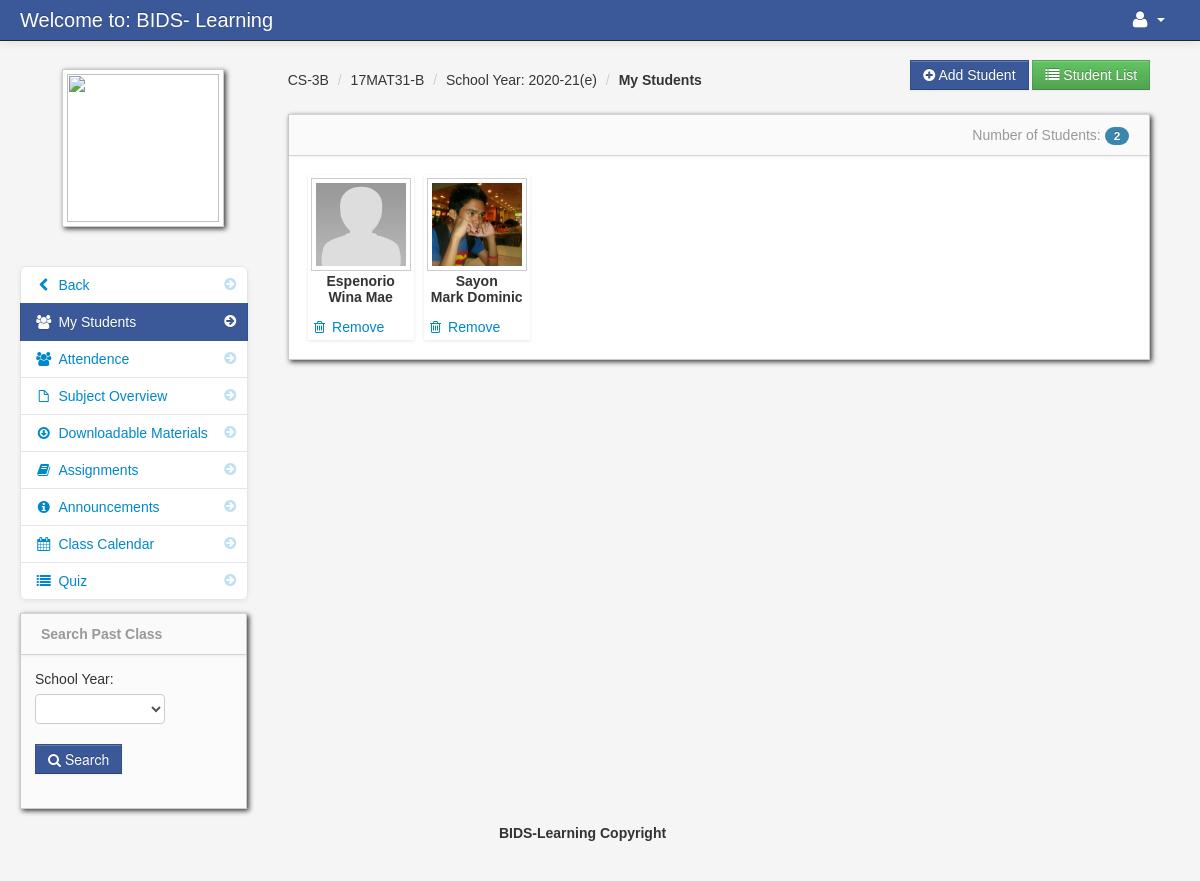
Screenshot of /my_students.php?id=196 (signed in) with the database file from the repository.
### tables this page shows
CREATE TABLE `teacher_class` (
  `teacher_class_id` int(11) NOT NULL,
  `teacher_id` int(11) NOT NULL,
  `class_id` int(11) NOT NULL,
  `subject_id` int(11) NOT NULL,
  `thumbnails` varchar(100) NOT NULL,
  `school_year` varchar(100) NOT NULL,
  `department_id` int(20) NOT NULL
);

CREATE TABLE `class` (
  `class_id` int(11) NOT NULL,
  `class_name` varchar(100) NOT NULL,
  `did` int(20) NOT NULL
);

CREATE TABLE `subject` (
  `subject_id` int(11) NOT NULL,
  `subject_code` varchar(100) NOT NULL,
  `subject_title` varchar(100) NOT NULL,
  `category` varchar(100) NOT NULL,
  `description` longtext NOT NULL,
  `unit` int(11) NOT NULL,
  `Pre_req` varchar(100) NOT NULL,
  `semester` varchar(100) NOT NULL,
  `cid` int(20) NOT NULL
);

CREATE TABLE `teacher_class_student` (
  `teacher_class_student_id` int(11) NOT NULL,
  `teacher_class_id` int(11) NOT NULL,
  `student_id` int(11) NOT NULL,
  `teacher_id` int(11) NOT NULL
);

CREATE TABLE `student` (
  `student_id` int(11) NOT NULL,
  `firstname` varchar(100) NOT NULL,
  `lastname` varchar(100) NOT NULL,
  `dob` int(25) NOT NULL,
  `class_id` int(11) NOT NULL,
  `username` varchar(100) NOT NULL,
  `password` varchar(100) NOT NULL,
  `location` varchar(100) NOT NULL,
  `status` varchar(100) NOT NULL,
  `per_no` varchar(25) NOT NULL,
  `gua_no` varchar(25) NOT NULL
);

### my_students.php (the view, shortened to what this page needs)
<?php include('header_dashboard.php'); ?>
<?php $get_id = $_GET['id']; ?>
    <body>
		<?php include('navbar_teacher.php'); ?>
        <div class="container-fluid">
            <div class="row-fluid">
				<?php include('class_sidebar.php'); ?>
                <div class="span9" id="content">
                     <div class="row-fluid">
						<div class="pull-right">
							<a href="add_student.php<?php echo '?id='.$get_id; ?>" class="btn btn-info"><i class="icon-plus-sign"></i> Add Student</a>
							<a onclick="window.open('print_student.php<?php echo '?id='.$get_id; ?>')"  class="btn btn-success"><i class="icon-list"></i> Student List</a>
						</div>
						<?php include('my_students_breadcrums.php'); ?>
                        <div id="block_bg" class="block">
                            <div class="navbar navbar-inner block-header">
                                <div id="" class="muted pull-right">
								<?php
								$my_student = mysqli_query($conn,"SELECT * FROM teacher_class_student
														LEFT JOIN student ON student.student_id = teacher_class_student.student_id
														INNER JOIN class ON class.class_id = student.class_id where teacher_class_id = '$get_id' order by lastname ")or die(mysqli_error());
								$count_my_student = mysqli_num_rows($my_student);?>
								Number of Students: <span class="badge badge-info"><?php echo $count_my_student; ?></span>
								</div>
                            </div>
                            <div class="block-content collapse in">
                                <div class="span12">
									<ul	 id="da-thumbs" class="da-thumbs">
										    <?php
														$my_student = mysqli_query($conn,"SELECT * FROM teacher_class_student
														LEFT JOIN student ON student.student_id = teacher_class_student.student_id
														INNER JOIN class ON class.class_id = student.class_id where teacher_class_id = '$get_id' order by lastname ")or die(mysqli_error());
														while($row = mysqli_fetch_array($my_student)){
														$id = $row['teacher_class_student_id'];
														?>
											<li id="del<?php echo $id; ?>">
													<a href="#">
															<img id="student_avatar_class" src ="admin/<?php echo $row['location'] ?>" width="124" height="140" class="img-polaroid">
													</a>
													<p class="class"><?php echo $row['lastname'];?></p>
													<p class="subject"><?php echo $row['firstname']; ?></p>
													<a  href="#<?php echo $id; ?>" data-toggle="modal"><i class="icon-trash"></i> Remove</a>
											</li>
											<?php } ?>
									</ul>
                                </div>
                            </div>
                        </div>
                    </div>
                </div>
            </div>
		<?php include('footer.php'); ?>
        </div>
		<?php include('script.php'); ?>
    </body>
</html>

### my_students_breadcrums.php
<?php $class_query = mysqli_query($conn,"select * from teacher_class
LEFT JOIN class ON class.class_id = teacher_class.class_id
LEFT JOIN subject ON subject.subject_id = teacher_class.subject_id
where teacher_class_id = '$get_id'")or die(mysqli_error());
$class_row = mysqli_fetch_array($class_query);
?>
<ul class="breadcrumb">
	<li><a href="#"><?php echo $class_row['class_name']; ?></a> <span class="divider">/</span></li>
	<li><a href="#"><?php echo $class_row['subject_code']; ?></a> <span class="divider">/</span></li>
	<li><a href="#">School Year: <?php echo $class_row['school_year']; ?></a> <span class="divider">/</span></li>
	<li><a href="#"><b>My Students</b></a></li>
</ul>

### admin/assets/styles.css (style rules this page uses)
body { padding-top: 60px; padding-bottom: 40px; background-color: #f5f5f5; }
#content { margin-left:0px; }
.breadcrumb { margin: 0 0 0px; padding: 10px 0px; background-color: transparent; }
.block { background: url("../images/pixel-60fff.png") repeat scroll 0 0 rgba(0, 0, 0, 0) !important; border: 1px solid #ccc; background: white; margin: 1em 0em; border-top: none; -webkit-box-shadow: 2px 2px 5px rgba(0, 0, 6, 0.75); -moz-box-shadow: 2px 2px 5px rgba(0, 0, 6, 0.75); box-shadow: 2px 2px 5px rgba(0, 0, 6, 0.75); }
.block-content { margin: 1em; min-height: .25em; }
.block-header { margin-bottom: 0px; border-right: none; border-left: none; -webkit-border-radius: 0px; -moz-border-radius: 0px; border-radius: 0px; }
.block-header div { padding-top: 10px; }

### admin/assets/style.css (style rules this page uses)
.da-thumbs { float: left; list-style: none outside none; margin: 0; padding: 0; position: relative; }
.da-thumbs li { float: left; margin: 5px; padding: 3px; position: relative; box-shadow: 0 1px 3px rgba(0,0,0,0.1); }
.da-thumbs li a, .da-thumbs li a img { display: block; position: relative; }
.da-thumbs li a { overflow: hidden; }
.class { font-family: helvetica !important; font-weight: bold; text-align: center; }
.subject { font-family: helvetica !important; font-weight: bold; text-align: center; margin-top: -14px; }

### rows the page displays
teacher_class: class.class_name "CS-3B", subject.subject_code "17MAT31-B", school_year "2020-21(e)"
teacher_class_student: student.location (placeholder picture), student.lastname "Espenorio", student.firstname "Wina Mae"
teacher_class_student: student.location (picture), student.lastname "Sayon", student.firstname "Mark Dominic"

### other values shown
$count_my_student "2"
